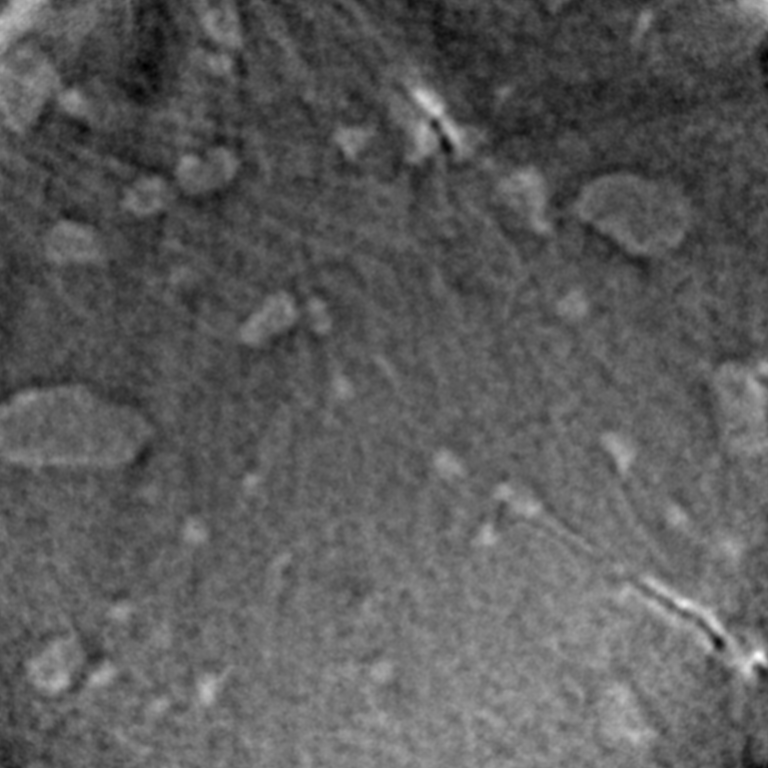
#> input picture datas/Original Images/image_v2_00.tif, 768 x 768 px, found by its file name
$ python debug_intensity_check.py
#> lines starting #> are read from the running program, lines starting #| are printed output that depends on the picture; pictures that were not available may be replaced by others from this repository, and a replacement may not be noted
# [32 lines of commented-out code are left out]


import matplotlib.pyplot as plt
import numpy as np
import tifffile

# --- labeled sample ---
lab = tifffile.imread("datas/Original Images/image_v2_00.tif")
#> lab is the input picture: shape (768, 768) float32; min -3.52e-06, max 0.000433, mean 0.000153
plt.figure(figsize=(5,5))
plt.imshow(lab, cmap='gray')
plt.title("Labeled slice")
plt.colorbar()
plt.show()
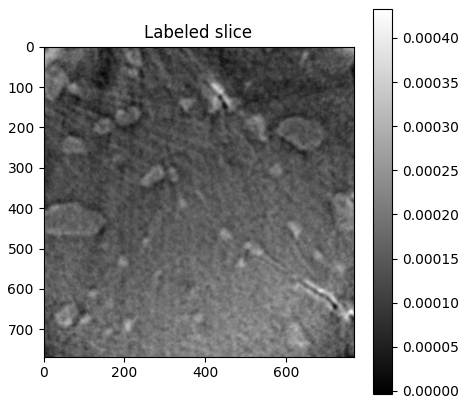
#> figure drawn by matplotlib, 2 panels

# --- unlabeled sample ---
un = tifffile.imread("datas/10min_HT/10min_HT_0917.tif")
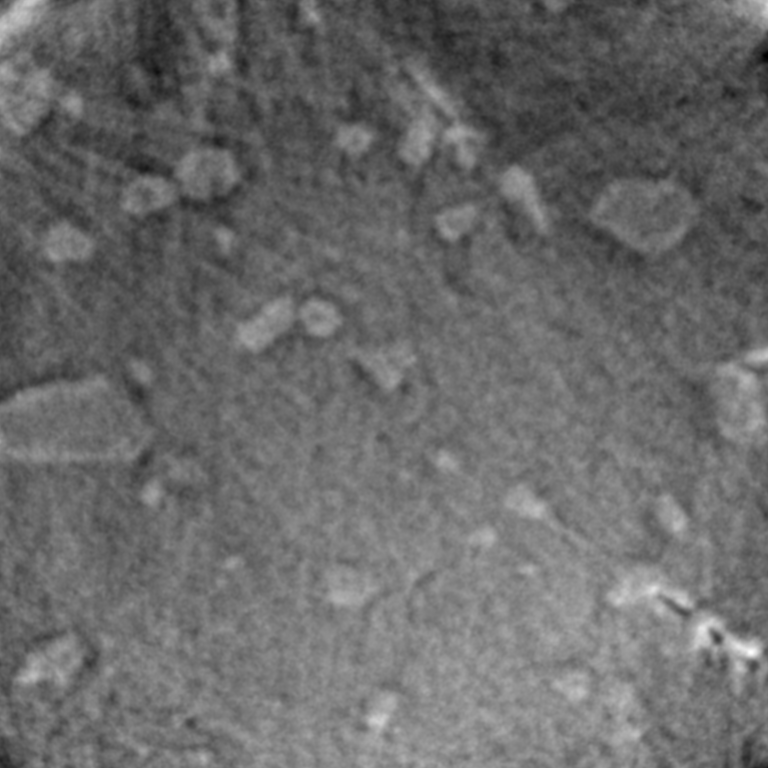
#> input picture datas/Original Images/image_v2_01.tif, 768 x 768 px, given in place of 10min_HT_0917.tif, which was not available
#> un is the input picture: shape (768, 768) float32; min -3.09e-05, max 0.000423, mean 0.000158

# center crop it EXACTLY LIKE YOUR DATALOADER
H, W = un.shape
#> H = 768; W = 768
crop_h, crop_w = 768, 768

top = (H - crop_h) // 2
#> top = 0
left = (W - crop_w) // 2
#> left = 0

crop_un = un[top:top+crop_h, left:left+crop_w]

plt.figure(figsize=(5,5))
plt.imshow(crop_un, cmap='gray')
plt.title("Unlabeled center-crop")
plt.colorbar()
plt.show()
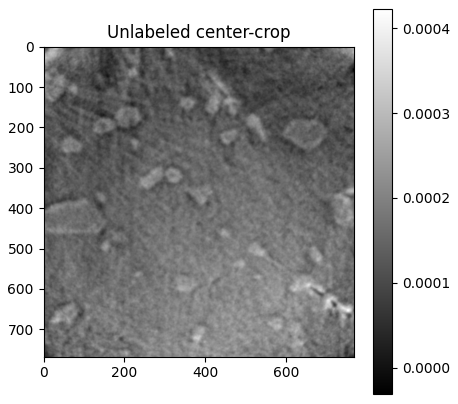
#> figure drawn by matplotlib, 2 panels
